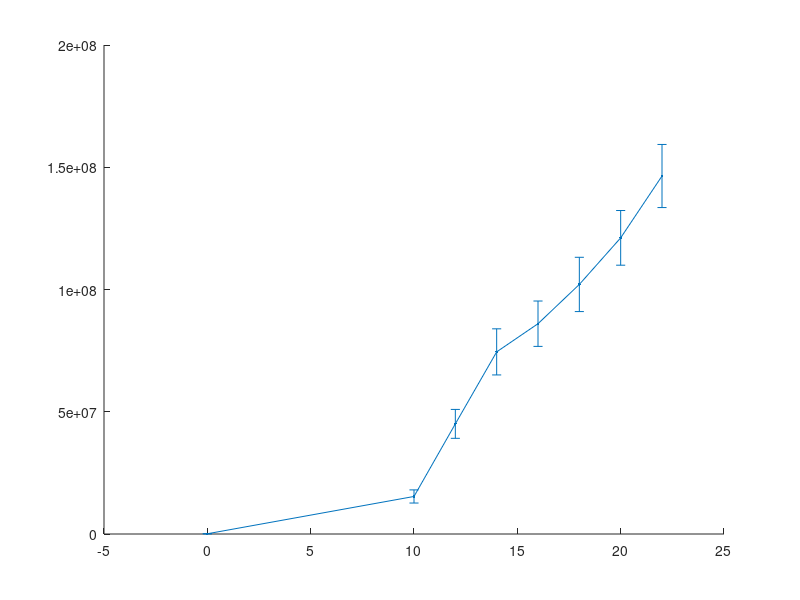

Recreate this plot in MATLAB. (Note: this script raises an error after producing the figure.)
load('cells.mat');
ntime=8;
Time=[0,10,12,14,16,18,20,22];
ndata=length(Time);
NumCell =zeros(ntime,1);
NumCellErr=zeros(ntime,1);
NumCell(1)=100000;
NumCellErr(1)=10000;

for itime=2:ndata
    NumCell(itime)=sum(sum(sum(cells(:,:,:,itime-1))));  
end 

BinaryCells=cells;
BinaryCells(BinaryCells~=0)=1;
for itime=2:ndata
    for izslice=1:length(cells(1,1,:,itime-1))
        BCell=bwboundaries(BinaryCells(:,:,izslice,itime-1));
        for iobject=1:length(BCell)
            for irow=1:length(BCell{iobject}(:,1))
   NumCellErr(itime)= NumCellErr(itime)...
       + cells(BCell{iobject}(irow,1 ... 
       ) , BCell{iobject}(irow,2 ... 
       ) , izslice , itime-1);
            end
        end
    end
end

NumCellErr = 0.5*NumCellErr;
errorbar(Time,NumCell,NumCellErr,'.-' ...
 ,'MarkerSize',30 ...
 ,'MarkerEdgeColor','blue' ...
 ,'MarkerFaceColor','blue' ...
 ,'linewidth',3 ...
 );
xlim([min(Time) max(Time)+2]);
legend({'Experimental Data'},'location','northwest');
title('Gompertzian Fit to Rat''s Brain Tumor Growth');
xlabel('Time[days]');
ylabel('Tumor Cell Count');

     
     

 